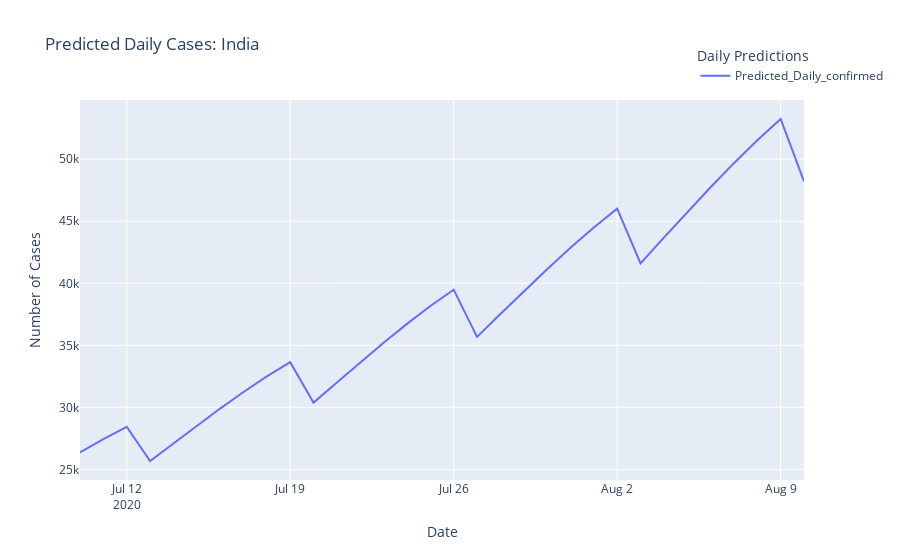

The cell this chart's notebook holds for it:
### Code cell
pd.options.plotting.backend = "plotly"
fig = x_pre['Predicted_Daily_confirmed'].plot(title='Predicted Daily Cases: India')
fig.update_layout(yaxis=dict(title='Number of Cases'),
                  legend_title_text='Daily Predictions', legend=dict(x=.85, y=1.15),
                 xaxis = dict(title = 'Date'))

### Figure 1 — Plotly figure (JSON) as saved in the notebook; plotly's stock layout.template omitted (floating-point values rounded to 4 significant figures)
{"data": [{"hovertemplate": "variable=Predicted_Daily_confirmed<br>index=%{x}<br>value=%{y}<extra></extra>", "legendgroup": "Predicted_Daily_confirmed", "line": {"color": "#636efa", "dash": "solid"}, "mode": "lines", "name": "Predicted_Daily_confirmed", "orientation": "v", "showlegend": true, "type": "scatter", "x": ["2020-07-10T00:00:00", "2020-07-11T00:00:00", "2020-07-12T00:00:00", "2020-07-13T00:00:00", "2020-07-14T00:00:00", "2020-07-15T00:00:00", "2020-07-16T00:00:00", "2020-07-17T00:00:00", "2020-07-18T00:00:00", "2020-07-19T00:00:00", "2020-07-20T00:00:00", "2020-07-21T00:00:00", "2020-07-22T00:00:00", "2020-07-23T00:00:00", "2020-07-24T00:00:00", "2020-07-25T00:00:00", "2020-07-26T00:00:00", "2020-07-27T00:00:00", "2020-07-28T00:00:00", "2020-07-29T00:00:00", "2020-07-30T00:00:00", "2020-07-31T00:00:00", "2020-08-01T00:00:00", "2020-08-02T00:00:00", "2020-08-03T00:00:00", "2020-08-04T00:00:00", "2020-08-05T00:00:00", "2020-08-06T00:00:00", "2020-08-07T00:00:00", "2020-08-08T00:00:00", "2020-08-09T00:00:00", "2020-08-10T00:00:00"], "xaxis": "x", "y": [26370.0, 27460.0, 28440.0, 25680.0, 27100.0, 28520.0, 29910.0, 31250.0, 32500.0, 33650.0, 30390.0, 32010.0, 33620.0, 35210.0, 36730.0, 38170.0, 39490.0, 35680.0, 37520.0, 39350.0, 41140.0, 42860.0, 44500.0, 46010.0, 41610.0, 43680.0, 45730.0, 47740.0, 49680.0, 51520.0, 53240.0, 48210.0], "yaxis": "y"}], "layout": {"legend": {"title": {"text": "Daily Predictions"}, "tracegroupgap": 0, "x": 0.85, "y": 1.15}, "title": {"text": "Predicted Daily Cases: India"}, "xaxis": {"anchor": "y", "domain": [0, 1], "title": {"text": "Date"}}, "yaxis": {"anchor": "x", "domain": [0, 1], "title": {"text": "Number of Cases"}}}}
